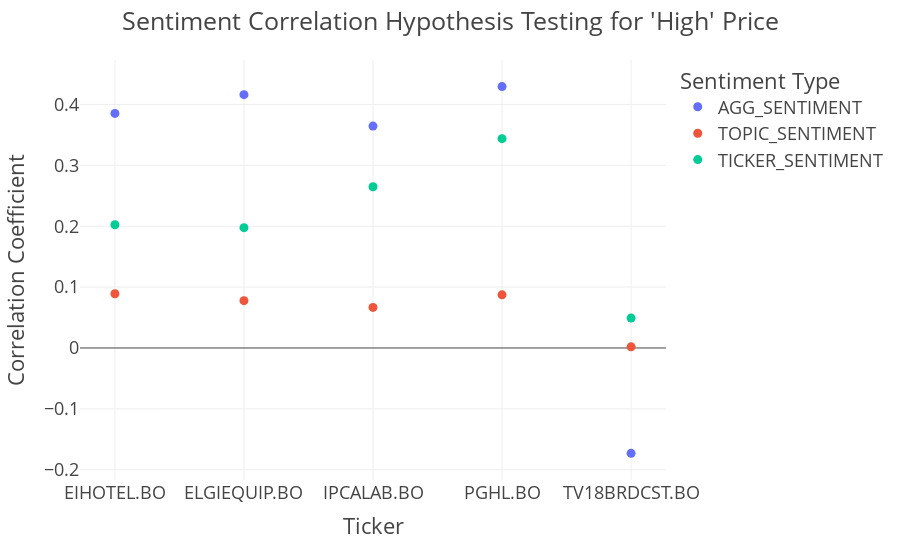

The notebook cell saved with this chart:
### Markdown cell above
### Plot Hypothesis Testing Chart

### Code cell
fig = px.scatter(hypothesis_df, x='ticker', y=['statistic'], color='sentiment_type',
                    hover_data=['pvalue'])
fig.update_layout(
    template="presentation",
    xaxis_title='Ticker',
    yaxis_title='Correlation Coefficient',
    legend_title='Sentiment Type',
    title=f"Sentiment Correlation Hypothesis Testing for 'High' Price",
    hovermode="x"
)

fig.show()
fig.write_image('../../visualizations/sentiment_correlation_hypothesis_testing.png')

### Figure 1 — Plotly figure (JSON) as saved in the notebook; plotly's stock layout.template omitted (floating-point values rounded to 4 significant figures)
{"data": [{"customdata": [[0], [0], [0], [0], [0]], "hovertemplate": "sentiment_type=AGG_SENTIMENT<br>ticker=%{x}<br>value=%{y}<br>pvalue=%{customdata[0]}<extra></extra>", "legendgroup": "AGG_SENTIMENT", "marker": {"color": "#636efa", "symbol": "circle"}, "mode": "markers", "name": "AGG_SENTIMENT", "orientation": "v", "showlegend": true, "type": "scatter", "x": ["EIHOTEL.BO", "ELGIEQUIP.BO", "IPCALAB.BO", "PGHL.BO", "TV18BRDCST.BO"], "xaxis": "x", "y": [0.3852, 0.416, 0.3644, 0.4292, -0.1731], "yaxis": "y"}, {"customdata": [[0], [0], [0], [0], [0.253]], "hovertemplate": "sentiment_type=TOPIC_SENTIMENT<br>ticker=%{x}<br>value=%{y}<br>pvalue=%{customdata[0]}<extra></extra>", "legendgroup": "TOPIC_SENTIMENT", "marker": {"color": "#EF553B", "symbol": "circle"}, "mode": "markers", "name": "TOPIC_SENTIMENT", "orientation": "v", "showlegend": true, "type": "scatter", "x": ["EIHOTEL.BO", "ELGIEQUIP.BO", "IPCALAB.BO", "PGHL.BO", "TV18BRDCST.BO"], "xaxis": "x", "y": [0.0891, 0.0777, 0.0666, 0.0872, 0.0019], "yaxis": "y"}, {"customdata": [[0], [0], [0], [0], [0.04264]], "hovertemplate": "sentiment_type=TICKER_SENTIMENT<br>ticker=%{x}<br>value=%{y}<br>pvalue=%{customdata[0]}<extra></extra>", "legendgroup": "TICKER_SENTIMENT", "marker": {"color": "#00cc96", "symbol": "circle"}, "mode": "markers", "name": "TICKER_SENTIMENT", "orientation": "v", "showlegend": true, "type": "scatter", "x": ["EIHOTEL.BO", "ELGIEQUIP.BO", "IPCALAB.BO", "PGHL.BO", "TV18BRDCST.BO"], "xaxis": "x", "y": [0.2023, 0.1976, 0.2647, 0.3438, 0.0491], "yaxis": "y"}], "layout": {"hovermode": "x", "legend": {"title": {"text": "Sentiment Type"}, "tracegroupgap": 0}, "margin": {"t": 60}, "title": {"text": "Sentiment Correlation Hypothesis Testing for 'High' Price"}, "xaxis": {"anchor": "y", "domain": [0, 1], "title": {"text": "Ticker"}}, "yaxis": {"anchor": "x", "domain": [0, 1], "title": {"text": "Correlation Coefficient"}}}}
